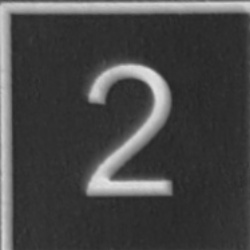
#> input picture board/cell00.jpg, 250 x 250 px
$ python -i imageProcessing.py   (imports and definitions only)
#> lines starting #> are read from the running program, lines starting #| are printed output that depends on the picture; after the words box and inside, x2 and y2 are one past the last pixel; in counts of white or black regions, pixels touching at a corner belong together
"""
This file asks the user for file name of th sudoku, pre-porcesses it,
finds the corners, crops the sudoku board
and returns the array of the cells of the sudoku.
"""

import cv2
import numpy as np
import os

from settings import GRID_SIZE


def processing(img, skip_dilate=False):

    img = cv2.cvtColor(img, cv2.COLOR_BGR2GRAY)
    process = cv2.GaussianBlur(img.copy(), (9, 9), 0)
    process = cv2.adaptiveThreshold(process, 255, cv2.ADAPTIVE_THRESH_GAUSSIAN_C, cv2.THRESH_BINARY, 11, 2)
    process = cv2.bitwise_not(process, process)

    if not skip_dilate:
        kernel = np.array([[0., 1., 0.], [1., 1., 1.], [0., 1., 0.]], np.uint8)
        process = cv2.dilate(process, kernel)

    return process


def findCorners(img):

    ext_contours = cv2.findContours(img, cv2.RETR_EXTERNAL, cv2.CHAIN_APPROX_SIMPLE)
    ext_contours = ext_contours[0] if len(ext_contours) == 2 else ext_contours[1]
    ext_contours = sorted(ext_contours, key=cv2.contourArea, reverse=True)

    for c in ext_contours:
        peri = cv2.arcLength(c, True)
        approx = cv2.approxPolyDP(c, 0.015 * peri, True)
        if len(approx) == 4:

            return approx

def order_corner_points(corners):
    corners = [(corner[0][0], corner[0][1]) for corner in corners]

    # sort corners by x coordinate, telling us which is left and right
    corners = sorted(corners)
    leftCorners = [corners[0], corners[1]]
    rightCorners = [corners[2], corners[3]]

    # sort by y value to determine top and bottom
    leftCorners = sorted(leftCorners,key=lambda x: x[1])
    rightCorners = sorted(rightCorners,key=lambda x: x[1])

    top_l, bottom_l = leftCorners[0], leftCorners[1]
    top_r, bottom_r = rightCorners[0], rightCorners[1]

    return top_l, top_r, bottom_r, bottom_l


def perspectiveTransform(image, corners):

    # order the corners dynamically
    ordered_corners = order_corner_points(corners)
    top_l, top_r, bottom_r, bottom_l = ordered_corners

    width_A = np.sqrt(((bottom_r[0] - bottom_l[0]) ** 2) + ((bottom_r[1] - bottom_l[1]) ** 2))
    width_B = np.sqrt(((top_r[0] - top_l[0]) ** 2) + ((top_r[1] - top_l[1]) ** 2))
    width = max(int(width_A), int(width_B))

    height_A = np.sqrt(((top_r[0] - bottom_r[0]) ** 2) + ((top_r[1] - bottom_r[1]) ** 2))
    height_B = np.sqrt(((top_l[0] - bottom_l[0]) ** 2) + ((top_l[1] - bottom_l[1]) ** 2))
    height = max(int(height_A), int(height_B))

    dimensions = np.array([[0, 0], [width - 1, 0], [width - 1, height - 1],
                           [0, height - 1]], dtype="float32")

    ordered_corners = np.array(ordered_corners, dtype="float32")

    grid = cv2.getPerspectiveTransform(ordered_corners, dimensions)

    return cv2.warpPerspective(image, grid, (width, height))


def createImageGrid(img):

    # ensure the directory exists or create it
    path = 'board/'

    if not os.path.exists(path):
        os.makedirs(path)

    grid = np.copy(img)
    edge_h = np.shape(grid)[0]
    edge_w = np.shape(grid)[1]
    celledge_h = edge_h // 9
    celledge_w = np.shape(grid)[1] // 9

    grid = cv2.cvtColor(grid, cv2.COLOR_BGR2GRAY)

    grid = cv2.bitwise_not(grid,grid)

    tempgrid = []

    for i in range(celledge_h, edge_h + 1, celledge_h):
        for j in range(celledge_w, edge_w + 1, celledge_w):
            rows = grid[i - celledge_h:i]
            tempgrid.append([rows[k][j - celledge_w:j] for k in range(len(rows))])

    finalgrid = []

    for i in range(0, len(tempgrid) - 8, 9):
        finalgrid.append(tempgrid[i:i + 9])

    for i in range(GRID_SIZE):
        for j in range(GRID_SIZE):
            finalgrid[i][j] = np.array(finalgrid[i][j])

    try:
        for i in range(GRID_SIZE):
            for j in range(GRID_SIZE):
                np.os.remove("board/cell" + str(i) + str(j) + ".jpg")
    except:
        pass

    for i in range(GRID_SIZE):
        for j in range(GRID_SIZE):
            cv2.imwrite(str("board/cell" + str(i) + str(j) + ".jpg"), finalgrid[i][j])

    return finalgrid


# [33 lines left out: function scaleAndCenter, not called in this run]


def cropImage(fileName):

#> called with fileName = 'board/cell00.jpg'
    img = cv2.imread(fileName)
#> img is the input picture: shape (250, 250, 3); min 36, max 226, mean 69.8

    # apply Gaussian blur
    processed_sudoku = processing(img)
#> in processing, `process = cv2.adaptiveThreshold(process, 255, cv2.ADAPTIVE_THRESH_GAUS..`:
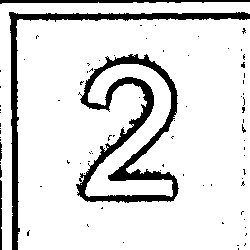
#> process: shape (250, 250); 86.9% white; 82 black regions (76 under 20 px), largest, box (x1, y1, x2, y2) and area: (76, 54, 179, 203) 4198, (9, 12, 250, 250) 2877, (0, 0, 250, 4) 658, (0, 180, 2, 250) 135, (0, 142, 2, 161) 31, (0, 165, 2, 178) 20
#> in processing, `process = cv2.dilate(process, kernel)`:
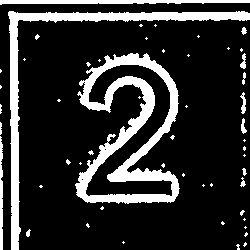
#> process: shape (250, 250); 18.1% white; 53 white regions (40 under 20 px)

    # find cimage corners
    sudoku = findCorners(processed_sudoku)
#> in findCorners, `ext_contours = cv2.findContours(img, cv2.RETR_EXTERNAL, cv2.CHAIN_APPR..`: ext_contours = 53 contours, 45 with area under 20; largest, box (x1, y1, x2, y2) and area: (75, 53, 180, 204) 9226, (8, 11, 250, 250) 3346, (0, 0, 250, 5) 655, (0, 136, 3, 250) 190, (240, 92, 246, 114) 50, (240, 53, 246, 69) 40, (241, 118, 247, 134) 36, (241, 27, 247, 35) 21
#> the loop in findCorners, `for c in ext_contours:` made 2 passes
#> peri on pass 1: 885.9
#> (peri, approx) on pass 2: (1021, [[11, 249], [19, 19], [249, 13], [9, 11]])
#> sudoku = [[11, 249], [19, 19], [249, 13], [9, 11]]

    # dynamically rotate image
    transformed =  perspectiveTransform(img, sudoku)
#> in order_corner_points, `corners = [(corner[0][0], corner[0][1]) for corner in corners]`: corners = [(11, 249), (19, 19), (249, 13), (9, 11)]
#> in order_corner_points, `corners = sorted(corners)`: corners = [(9, 11), (11, 249), (19, 19), (249, 13)]
#> in order_corner_points, `leftCorners = [corners[0], corners[1]]`: leftCorners = [(9, 11), (11, 249)]
#> in order_corner_points, `rightCorners = [corners[2], corners[3]]`: rightCorners = [(19, 19), (249, 13)]
#> in order_corner_points, `rightCorners = sorted(rightCorners,key=lambda x: x[1])`: rightCorners = [(249, 13), (19, 19)]
#> in order_corner_points, `top_l, bottom_l = leftCorners[0], leftCorners[1]`: top_l = (9, 11); bottom_l = (11, 249)
#> in order_corner_points, `top_r, bottom_r = rightCorners[0], rightCorners[1]`: top_r = (249, 13); bottom_r = (19, 19)
#> in perspectiveTransform, `ordered_corners = order_corner_points(corners)`: ordered_corners = ((9, 11), (249, 13), (19, 19), (11, 249))
#> in perspectiveTransform, `top_l, top_r, bottom_r, bottom_l = ordered_corners`: top_l = (9, 11); top_r = (249, 13); bottom_r = (19, 19); bottom_l = (11, 249)
#> in perspectiveTransform, `width_A = np.sqrt(((bottom_r[0] - bottom_l[0]) ** 2) + ((bottom_r[1] -..`: width_A = 230.1
#> in perspectiveTransform, `width_B = np.sqrt(((top_r[0] - top_l[0]) ** 2) + ((top_r[1] - top_l[1]..`: width_B = 240
#> in perspectiveTransform, `height_A = np.sqrt(((top_r[0] - bottom_r[0]) ** 2) + ((top_r[1] - bott..`: height_A = 230.1
#> in perspectiveTransform, `height_B = np.sqrt(((top_l[0] - bottom_l[0]) ** 2) + ((top_l[1] - bott..`: height_B = 238
#> in perspectiveTransform, `dimensions = np.array([[0, 0], [width - 1, 0], [width - 1, height - 1]..`: dimensions = [[0, 0], [239, 0], [239, 237], [0, 237]]
#> in perspectiveTransform, `ordered_corners = np.array(ordered_corners, dtype="float32")`: ordered_corners = [[9, 11], [249, 13], [19, 19], [11, 249]]
#> in perspectiveTransform, `grid = cv2.getPerspectiveTransform(ordered_corners, dimensions)`: grid = [[-6.98, 0.0587, 62.18], [0.0724, -8.68, 94.88], [-0.0302, -0.0377, 1]]
#> in perspectiveTransform, `return cv2.warpPerspective(image, grid, (width, height))`:
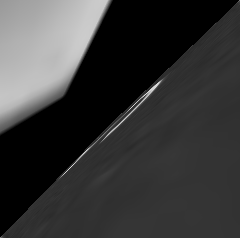
#> returned value: shape (238, 240, 3); min 0, max 223, mean 55.7

    # save processed image
    cropped = 'static/images/cropped_img.png'
    cv2.imwrite(cropped, transformed)

    # resize image
    transformed = cv2.resize(transformed, (2250, 2250))

    # split the image into 81 images, one for each cell, and save
    sudoku = createImageGrid(transformed)
#> in createImageGrid, `grid = cv2.bitwise_not(grid,grid)`:
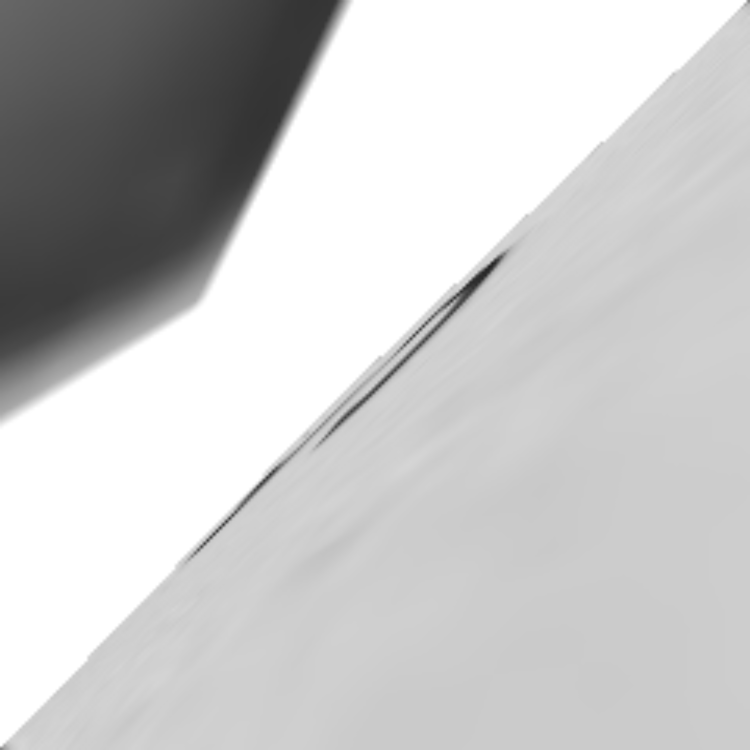
#> grid: shape (2250, 2250) (shown at 1/3 size); min 33, max 255, mean 199.3
#> after the loop in createImageGrid, `for i in range(celledge_h, edge_h + 1, celledge_h):`: tempgrid = 81 items
#> the loop in createImageGrid, `for i in range(0, len(tempgrid) - 8, 9):` made 9 passes
#> i on passes 2 to 9: 9, 18, 27, 36, 45, 54, 63, 72
#> after the loop in createImageGrid, `for i in range(0, len(tempgrid) - 8, 9):`: finalgrid = 9 items
#> the loop in createImageGrid, `for i in range(GRID_SIZE):` made 1 pass
#> pass 1, in createImageGrid, `cv2.imwrite(str("board/cell" + str(i) + str(j) + ".jpg"), finalgrid[i]..`:
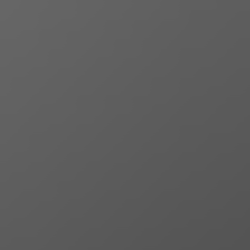
#> saved as cell00.jpg: shape (250, 250); min 84, max 102, mean 92.9
#> pass 1, in createImageGrid, `cv2.imwrite(str("board/cell" + str(i) + str(j) + ".jpg"), finalgrid[i]..`:
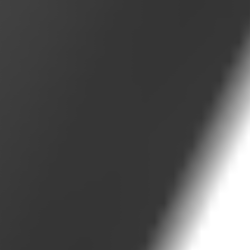
#> saved as cell03.jpg: shape (250, 250); min 52, max 255, mean 79.2
#> sudoku = 9 items

    return sudoku


>>> result = cropImage('board/cell00.jpg')
#> result = 9 items

$ run again, on board/cell01.jpg
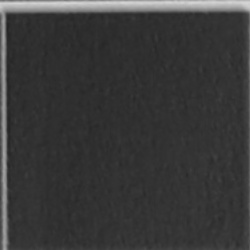
#> input picture board/cell01.jpg, 250 x 250 px
#> in cropImage, img is the input picture: shape (250, 250, 3); min 36, max 213, mean 57.6
#> img: shape (250, 250)
#> in processing, `process = cv2.dilate(process, kernel)`:
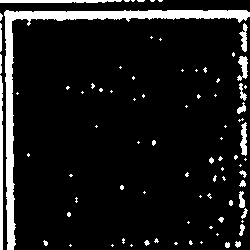
#> process: shape (250, 250); 9.9% white; 83 white regions (62 under 20 px)
#> ext_contours = 83 contours, 68 with area under 20; largest, box (x1, y1, x2, y2) and area: (4, 10, 250, 250) 3284, (0, 75, 3, 250) 327, (0, 0, 122, 3) 213, (240, 122, 247, 156) 124, (237, 56, 248, 81) 122
#> the loop in findCorners, `for c in ext_contours:` made 1 pass
#> (peri, approx) on pass 1: (1053.8, [[7, 249], [12, 20], [249, 12], [6, 10]])
#> in cropImage, `sudoku = findCorners(processed_sudoku)`: sudoku = [[7, 249], [12, 20], [249, 12], [6, 10]]
#> in order_corner_points, `corners = [(corner[0][0], corner[0][1]) for corner in corners]`: corners = [(7, 249), (12, 20), (249, 12), (6, 10)]
#> in order_corner_points, `corners = sorted(corners)`: corners = [(6, 10), (7, 249), (12, 20), (249, 12)]
#> leftCorners = [(6, 10), (7, 249)]
#> in order_corner_points, `rightCorners = [corners[2], corners[3]]`: rightCorners = [(12, 20), (249, 12)]
#> in order_corner_points, `rightCorners = sorted(rightCorners,key=lambda x: x[1])`: rightCorners = [(249, 12), (12, 20)]
#> in order_corner_points, `top_l, bottom_l = leftCorners[0], leftCorners[1]`: top_l = (6, 10); bottom_l = (7, 249)
#> in order_corner_points, `top_r, bottom_r = rightCorners[0], rightCorners[1]`: top_r = (249, 12); bottom_r = (12, 20)
#> in perspectiveTransform, `ordered_corners = order_corner_points(corners)`: ordered_corners = ((6, 10), (249, 12), (12, 20), (7, 249))
#> in perspectiveTransform, `top_l, top_r, bottom_r, bottom_l = ordered_corners`: top_l = (6, 10); top_r = (249, 12); bottom_r = (12, 20); bottom_l = (7, 249)
#> width_A = 229.1
#> width_B = 243
#> height_A = 237.1
#> height_B = 239
#> dimensions = [[0, 0], [242, 0], [242, 238], [0, 238]]
#> in perspectiveTransform, `ordered_corners = np.array(ordered_corners, dtype="float32")`: ordered_corners = [[6, 10], [249, 12], [12, 20], [7, 249]]
#> in perspectiveTransform, `grid = cv2.getPerspectiveTransform(ordered_corners, dimensions)`: grid = [[-12.93, 0.0541, 77.03], [0.0627, -7.61, 75.76], [-0.0546, -0.0332, 1]]
#> after the loop in createImageGrid, `for i in range(celledge_h, edge_h + 1, celledge_h):`: tempgrid = 81 items
#> the loop in createImageGrid, `for i in range(0, len(tempgrid) - 8, 9):` made 9 passes
#> i on passes 2 to 9: 9, 18, 27, 36, 45, 54, 63, 72
#> after the loop in createImageGrid, `for i in range(0, len(tempgrid) - 8, 9):`: finalgrid = 9 items
#> the loop in createImageGrid, `for i in range(GRID_SIZE):` made 1 pass
#> pass 1, in createImageGrid, `cv2.imwrite(str("board/cell" + str(i) + str(j) + ".jpg"), finalgrid[i]..`:
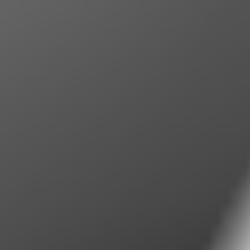
#> saved as cell03.jpg: shape (250, 250); min 62, max 175, mean 82.4

$ run again, on board/cell02.jpg
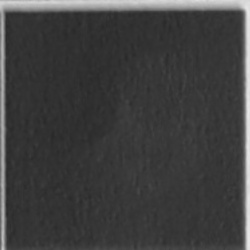
#> input picture board/cell02.jpg, 250 x 250 px
#> in cropImage, img is the input picture: shape (250, 250, 3); min 40, max 233, mean 63.6
#> img: shape (250, 250)
#> in processing, `process = cv2.adaptiveThreshold(process, 255, cv2.ADAPTIVE_THRESH_GAUS..`:
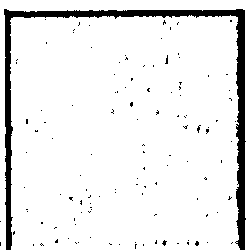
#> process: shape (250, 250); 92% white; 121 black regions (120 under 20 px), largest, box (x1, y1, x2, y2) and area: (4, 9, 246, 250) 4618
#> in processing, `process = cv2.dilate(process, kernel)`:
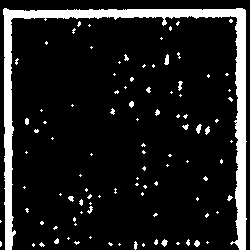
#> process: shape (250, 250); 11.6% white; 101 white regions (82 under 20 px)
#> ext_contours = 101 contours, 95 with area under 20; largest, box (x1, y1, x2, y2) and area: (3, 8, 247, 250) 5372, (164, 54, 169, 65) 26, (196, 124, 202, 134) 24, (161, 239, 168, 247) 22, (194, 240, 200, 247) 21, (205, 126, 210, 135) 20
#> the loop in findCorners, `for c in ext_contours:` made 57 passes
#> peri on passes 1 to 8: 1572.7, 24.49, 22.73, 19.56, 17.31, 20.97, 24.97, 15.9
#> in cropImage, `sudoku = findCorners(processed_sudoku)`: sudoku = [[0, 241], [0, 246], [1, 245], [1, 242]]
#> in order_corner_points, `corners = [(corner[0][0], corner[0][1]) for corner in corners]`: corners = [(0, 241), (0, 246), (1, 245), (1, 242)]
#> in order_corner_points, `corners = sorted(corners)`: corners = [(0, 241), (0, 246), (1, 242), (1, 245)]
#> leftCorners = [(0, 241), (0, 246)]
#> rightCorners = [(1, 242), (1, 245)]
#> in order_corner_points, `top_l, bottom_l = leftCorners[0], leftCorners[1]`: top_l = (0, 241); bottom_l = (0, 246)
#> in order_corner_points, `top_r, bottom_r = rightCorners[0], rightCorners[1]`: top_r = (1, 242); bottom_r = (1, 245)
#> in perspectiveTransform, `ordered_corners = order_corner_points(corners)`: ordered_corners = ((0, 241), (1, 242), (1, 245), (0, 246))
#> in perspectiveTransform, `top_l, top_r, bottom_r, bottom_l = ordered_corners`: top_l = (0, 241); top_r = (1, 242); bottom_r = (1, 245); bottom_l = (0, 246)
#> width_A = 1.41
#> width = 1
#> height_A = 3
#> height_B = 5
#> dimensions = [[0, 0], [0, 0], [0, 4], [0, 4]]
#> in perspectiveTransform, `ordered_corners = np.array(ordered_corners, dtype="float32")`: ordered_corners = [[0, 241], [1, 242], [1, 245], [0, 246]]
#> in perspectiveTransform, `grid = cv2.getPerspectiveTransform(ordered_corners, dimensions)`: grid = [[0, 0, 0], [0.00415, -0.00415, 1], [0.00217, 9.98e-05, -0.0297]]
#> in cropImage, `transformed =  perspectiveTransform(img, sudoku)`: transformed = [[183, 183, 183], [183, 183, 183], [183, 183, 183], [183, 183, 183], [183, 183, 183]]
#> after the loop in createImageGrid, `for i in range(celledge_h, edge_h + 1, celledge_h):`: tempgrid = 81 items
#> the loop in createImageGrid, `for i in range(0, len(tempgrid) - 8, 9):` made 9 passes
#> i on passes 2 to 9: 9, 18, 27, 36, 45, 54, 63, 72
#> after the loop in createImageGrid, `for i in range(0, len(tempgrid) - 8, 9):`: finalgrid = 9 items

$ run again, on board/cell03.jpg
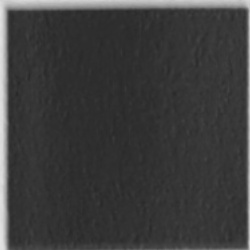
#> input picture board/cell03.jpg, 250 x 250 px
#> in cropImage, img is the input picture: shape (250, 250, 3); min 40, max 228, mean 60.8
#> img: shape (250, 250)
#> in processing, `process = cv2.adaptiveThreshold(process, 255, cv2.ADAPTIVE_THRESH_GAUS..`:
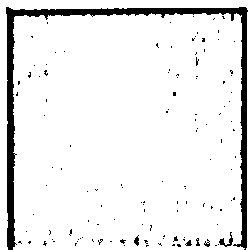
#> process: shape (250, 250); 91.9% white; 123 black regions (117 under 20 px), largest, box (x1, y1, x2, y2) and area: (6, 7, 248, 250) 4485, (219, 232, 233, 247) 71, (134, 235, 139, 246) 34, (185, 240, 192, 246) 25, (204, 239, 210, 247) 24, (196, 238, 200, 246) 20
#> in processing, `process = cv2.dilate(process, kernel)`:
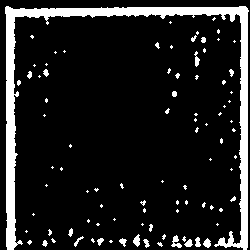
#> process: shape (250, 250); 12% white; 91 white regions (71 under 20 px)
#> ext_contours = 91 contours, 79 with area under 20; largest, box (x1, y1, x2, y2) and area: (5, 6, 249, 250) 5370, (171, 235, 182, 248) 49, (133, 234, 140, 247) 45, (203, 238, 211, 248) 41, (184, 239, 193, 247) 34
#> the loop in findCorners, `for c in ext_contours:` made 63 passes
#> peri on passes 1 to 8: 1684.8, 48.28, 30.63, 25.8, 23.56, 36.63, 26.14, 24.97
#> in cropImage, `sudoku = findCorners(processed_sudoku)`: sudoku = [[220, 112], [218, 114], [219, 115], [221, 113]]
#> in order_corner_points, `corners = [(corner[0][0], corner[0][1]) for corner in corners]`: corners = [(220, 112), (218, 114), (219, 115), (221, 113)]
#> in order_corner_points, `corners = sorted(corners)`: corners = [(218, 114), (219, 115), (220, 112), (221, 113)]
#> leftCorners = [(218, 114), (219, 115)]
#> rightCorners = [(220, 112), (221, 113)]
#> in order_corner_points, `top_l, bottom_l = leftCorners[0], leftCorners[1]`: top_l = (218, 114); bottom_l = (219, 115)
#> in order_corner_points, `top_r, bottom_r = rightCorners[0], rightCorners[1]`: top_r = (220, 112); bottom_r = (221, 113)
#> in perspectiveTransform, `ordered_corners = order_corner_points(corners)`: ordered_corners = ((218, 114), (220, 112), (221, 113), (219, 115))
#> in perspectiveTransform, `top_l, top_r, bottom_r, bottom_l = ordered_corners`: top_l = (218, 114); top_r = (220, 112); bottom_r = (221, 113); bottom_l = (219, 115)
#> width_A = 2.83
#> width = 2
#> height_A = 1.41
#> height = 1
#> dimensions = [[0, 0], [1, 0], [1, 0], [0, 0]]
#> in perspectiveTransform, `ordered_corners = np.array(ordered_corners, dtype="float32")`: ordered_corners = [[218, 114], [220, 112], [221, 113], [219, 115]]
#> in perspectiveTransform, `grid = cv2.getPerspectiveTransform(ordered_corners, dimensions)`: grid = [[0.00649, -0.00649, -0.675], [0, 0, 0], [0.00707, -0.00707, -0.738]]
#> in cropImage, `transformed =  perspectiveTransform(img, sudoku)`: transformed = [[211, 211, 211], [211, 211, 211]]
#> after the loop in createImageGrid, `for i in range(celledge_h, edge_h + 1, celledge_h):`: tempgrid = 81 items
#> the loop in createImageGrid, `for i in range(0, len(tempgrid) - 8, 9):` made 9 passes
#> i on passes 2 to 9: 9, 18, 27, 36, 45, 54, 63, 72
#> after the loop in createImageGrid, `for i in range(0, len(tempgrid) - 8, 9):`: finalgrid = 9 items
